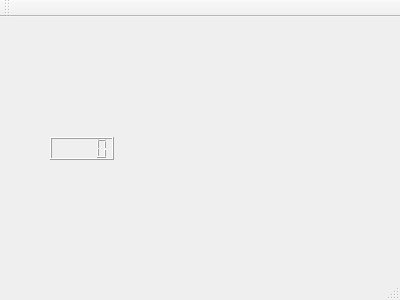
<?xml version="1.0" encoding="UTF-8"?>
<ui version="4.0">
 <class>MainWindow</class>
 <widget class="QMainWindow" name="MainWindow">
  <property name="geometry">
   <rect>
    <x>0</x>
    <y>0</y>
    <width>400</width>
    <height>300</height>
   </rect>
  </property>
  <property name="windowTitle">
   <string>MainWindow</string>
  </property>
  <widget class="QWidget" name="centralWidget">
   <widget class="QLCDNumber" name="lcdNumber">
    <property name="geometry">
     <rect>
      <x>50</x>
      <y>120</y>
      <width>64</width>
      <height>23</height>
     </rect>
    </property>
   </widget>
  </widget>
  <widget class="QMenuBar" name="menuBar">
   <property name="geometry">
    <rect>
     <x>0</x>
     <y>0</y>
     <width>400</width>
     <height>22</height>
    </rect>
   </property>
  </widget>
  <widget class="QToolBar" name="mainToolBar">
   <attribute name="toolBarArea">
    <enum>TopToolBarArea</enum>
   </attribute>
   <attribute name="toolBarBreak">
    <bool>false</bool>
   </attribute>
  </widget>
  <widget class="QStatusBar" name="statusBar"/>
 </widget>
 <layoutdefault spacing="6" margin="11"/>
 <resources/>
 <connections/>
</ui>
